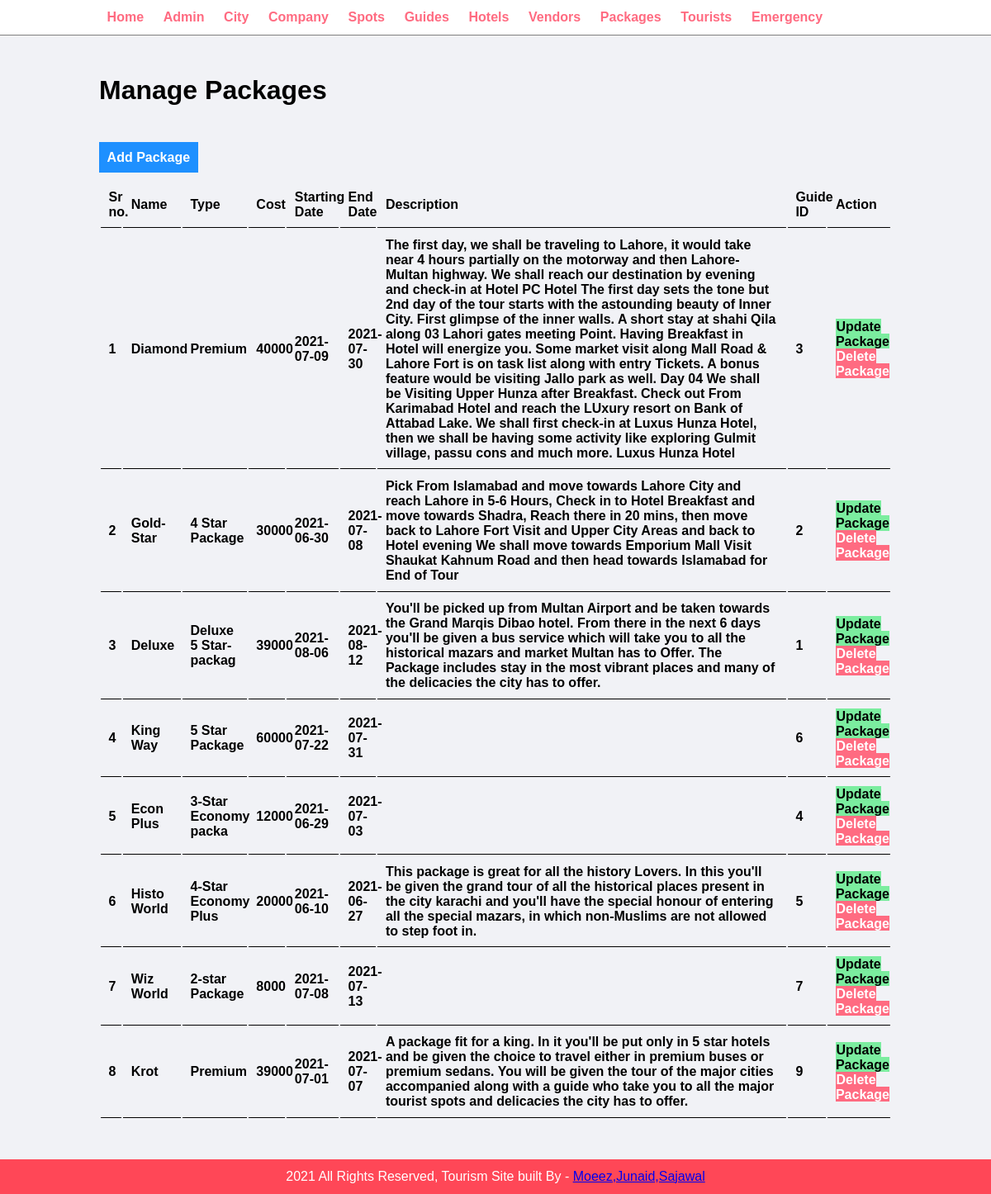
/admin/manage-package.php, run on the app's committed database.
### tables this page shows
CREATE TABLE `packages` (
  `ID` int(11) NOT NULL,
  `Name` varchar(30) NOT NULL,
  `Type` varchar(20) DEFAULT NULL,
  `Cost` int(11) DEFAULT NULL,
  `StartingDate` date DEFAULT NULL,
  `EndDate` date DEFAULT NULL,
  `Description` text DEFAULT NULL,
  `Guide_ID` int(11) NOT NULL
);

### admin/manage-package.php (the view, shortened to what this page needs)
<?php include('partial/menu.php'); ?>
        <div class="main-content">
            <div class="wrapper">
                <h1>Manage Packages</h1>
                <br/>
                <br/><br/>
                <a href="add-package.php" class="btn-primary">Add Package</a>
                <br /><br />
                <table class="tbl-full">
                    <tr>
                        <th>Sr no.</th>
                        <th>Name</th>
                        <th>Type</th>
                        <th>Cost</th>
                        <th>Starting Date</th>
                        <th>End Date</th>
                        <th>Description</th>
                        <th>Guide ID</th>
                        <th>Action</th>
                    </tr>
                    <?php
                        $sql="SELECT * FROM packages";
                        $res=mysqli_query($conn, $sql);
                        if ($res==TRUE) {
                            $count=mysqli_num_rows($res);
                            if ($count>0)
                            {
                                while ($rows=mysqli_fetch_assoc($res))
                                {
                                    $a=$rows['ID'];
                                    $b=$rows['Name'];
                                    $c=$rows['Type'];
                                    $d=$rows['Cost'];
                                    $e=$rows['StartingDate'];
                                    $f=$rows['EndDate'];
                                    $g=$rows['Description'];
                                    $h=$rows['Guide_ID'];
                                    ?>
                                    <tr>
                                        <th><?php echo $a ?> </th>
                                        <th><?php echo $b ?></th>
                                        <th><?php echo $c ?></th>
                                        <th><?php echo $d ?></th>
                                        <th><?php echo $e ?></th>
                                        <th><?php echo $f ?></th>
                                        <th><?php echo $g ?></th>
                                        <th><?php echo $h ?></th>
                                        <th>
                                            <a href="<?php echo SITEURL; ?>admin/update-package.php?id=<?php echo $a; ?>" class="btn-secondary">Update Package</a>
                                            <a href="<?php echo SITEURL; ?>admin/delete-package.php?id=<?php echo $a; ?>" class="btn-danger">Delete Package</a>
                                        </th>
                                    </tr>
                                    <?php
                                }
                            }
                            else
                            {
                            }
                        }
                        else{
                        }
                    ?>
                </table>
            </div>
        </div>
<?php include('partial/footer.php'); ?>

### css/admin.css (style rules this page uses)
* { margin: 0; padding: 0; font-family: Arial, Helvetica, sans-serif; }
.wrapper { padding: 1%; width: 80%; margin: 0 auto; }
.tbl-full { width: 100%; }
table tr th { border-bottom: 1px solid black; padding: 1%; text-align: left; }
.btn-primary { background-color: #1e90ff; padding: 1%; color: white; text-decoration: none; font-weight: bold; }
.btn-secondary { background-color: #7bed9f; padding: 1%; color: black; text-decoration: none; font-weight: bold; }
.btn-danger { background-color: #ff6b81; padding: 1%; color: white; text-decoration: none; font-weight: bold; }
.main-content { background-color: #f1f2f6; padding: 3% 0; }

### data on the page
packages: ID "1", Name "Diamond", Type "Premium", Cost "40000", StartingDate "2021-07-09", EndDate "2021-07-30", Description "The first day, we shall be traveling to Lahore, it would take near 4 hours partially on the motorway and then Lahore-Multan highway. We shall reach our destination by evening and check-in at Hotel PC Hotel The first day sets the tone but 2nd day of the tour starts with the astounding beauty of Inner City. First glimpse of the inner walls. A short stay at shahi Qila along 03 Lahori gates meeting Point. Having Breakfast in Hotel will energize you. Some market visit along Mall Road & Lahore Fort is on task list along with entry Tickets. A bonus feature would be visiting Jallo park as well. Day 04 We shall be Visiting Upper Hunza after Breakfast. Check out From Karimabad Hotel and reach the…", Guide_ID "3"
packages: ID "2", Name "Gold-Star", Type "4 Star Package", Cost "30000", StartingDate "2021-06-30", EndDate "2021-07-08", Description "Pick From Islamabad and move towards Lahore City and reach Lahore in 5-6 Hours, Check in to Hotel Breakfast and move towards Shadra, Reach there in 20 mins, then move back to Lahore Fort Visit and Upper City Areas and back to Hotel evening We shall move towards Emporium Mall Visit Shaukat Kahnum Road and then head towards Islamabad for End of Tour", Guide_ID "2"
packages: ID "3", Name "Deluxe", Type "Deluxe 5 Star-packag", Cost "39000", StartingDate "2021-08-06", EndDate "2021-08-12", Description "You'll be picked up from Multan Airport and be taken towards the Grand Marqis Dibao hotel. From there in the next 6 days you'll be given a bus service which will take you to all the historical mazars and market Multan has to Offer. The Package includes stay in the most vibrant places and many of the delicacies the city has to offer.", Guide_ID "1"
packages: ID "4", Name "King Way", Type "5 Star Package", Cost "60000", StartingDate "2021-07-22", EndDate "2021-07-31", Guide_ID "6"
packages: ID "5", Name "Econ Plus", Type "3-Star Economy packa", Cost "12000", StartingDate "2021-06-29", EndDate "2021-07-03", Guide_ID "4"
packages: ID "6", Name "Histo World", Type "4-Star Economy Plus", Cost "20000", StartingDate "2021-06-10", EndDate "2021-06-27", Description "This package is great for all the history Lovers. In this you'll be given the grand tour of all the historical places present in the city karachi and you'll have the special honour of entering all the special mazars, in which non-Muslims are not allowed to step foot in.", Guide_ID "5"
packages: ID "7", Name "Wiz World", Type "2-star Package", Cost "8000", StartingDate "2021-07-08", EndDate "2021-07-13", Guide_ID "7"
packages: ID "8", Name "Krot", Type "Premium", Cost "39000", StartingDate "2021-07-01", EndDate "2021-07-07", Description "A package fit for a king. In it you'll be put only in 5 star hotels and be given the choice to travel either in premium buses or premium sedans. You will be given the tour of the major cities accompanied along with a guide who take you to all the major tourist spots and delicacies the city has to offer.", Guide_ID "9"
